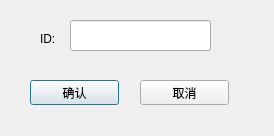
<?xml version="1.0" encoding="UTF-8"?>
<ui version="4.0">
 <class>AddFrdDlg</class>
 <widget class="QDialog" name="AddFrdDlg">
  <property name="geometry">
   <rect>
    <x>0</x>
    <y>0</y>
    <width>274</width>
    <height>136</height>
   </rect>
  </property>
  <property name="windowTitle">
   <string>Dialog</string>
  </property>
  <widget class="QLabel" name="label">
   <property name="geometry">
    <rect>
     <x>40</x>
     <y>30</y>
     <width>67</width>
     <height>17</height>
    </rect>
   </property>
   <property name="text">
    <string>ID:</string>
   </property>
  </widget>
  <widget class="QPushButton" name="ConfirmBtn">
   <property name="geometry">
    <rect>
     <x>30</x>
     <y>80</y>
     <width>89</width>
     <height>25</height>
    </rect>
   </property>
   <property name="text">
    <string>确认</string>
   </property>
  </widget>
  <widget class="QPushButton" name="CancelBtn">
   <property name="geometry">
    <rect>
     <x>140</x>
     <y>80</y>
     <width>89</width>
     <height>25</height>
    </rect>
   </property>
   <property name="text">
    <string>取消</string>
   </property>
  </widget>
  <widget class="QLineEdit" name="IdLineEdit">
   <property name="geometry">
    <rect>
     <x>70</x>
     <y>20</y>
     <width>141</width>
     <height>31</height>
    </rect>
   </property>
  </widget>
 </widget>
 <resources/>
 <connections/>
</ui>
